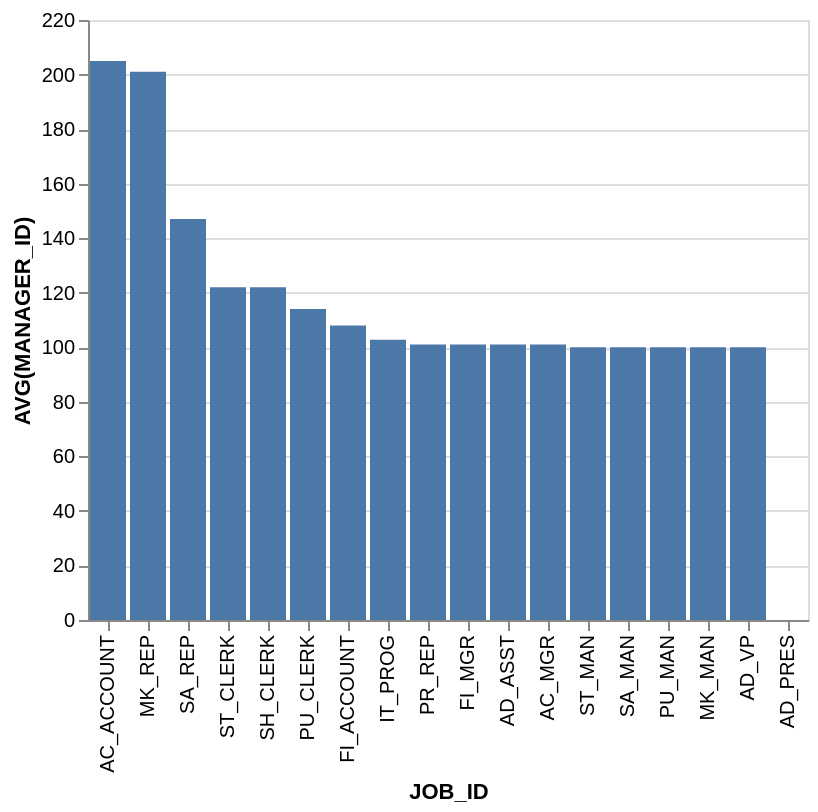

The specification (Vega-Lite) saved for this image:
### Vega-Lite specification from a JSON file in a GitHub repository (floating-point values rounded to 4 significant figures)
{"data": {"values": [{"x_data": "AC_ACCOUNT", "y_data": 205}, {"x_data": "MK_REP", "y_data": 201}, {"x_data": "SA_REP", "y_data": 147}, {"x_data": "ST_CLERK", "y_data": 122}, {"x_data": "SH_CLERK", "y_data": 122}, {"x_data": "PU_CLERK", "y_data": 114}, {"x_data": "FI_ACCOUNT", "y_data": 108}, {"x_data": "IT_PROG", "y_data": 102.8}, {"x_data": "PR_REP", "y_data": 101}, {"x_data": "FI_MGR", "y_data": 101}, {"x_data": "AD_ASST", "y_data": 101}, {"x_data": "AC_MGR", "y_data": 101}, {"x_data": "ST_MAN", "y_data": 100}, {"x_data": "SA_MAN", "y_data": 100}, {"x_data": "PU_MAN", "y_data": 100}, {"x_data": "MK_MAN", "y_data": 100}, {"x_data": "AD_VP", "y_data": 100}, {"x_data": "AD_PRES", "y_data": 0}]}, "mark": "bar", "encoding": {"x": {"field": "x_data", "type": "nominal", "title": "JOB_ID", "sort": {"op": "sum", "field": "y_data", "order": "descending"}}, "y": {"field": "y_data", "type": "quantitative", "title": "AVG(MANAGER_ID)"}}}
